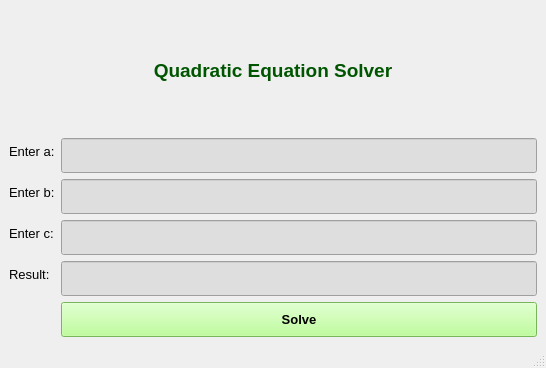
<?xml version="1.0" encoding="UTF-8"?>
<ui version="4.0">
 <class>MainWindow</class>
 <widget class="QMainWindow" name="MainWindow">
  <property name="geometry">
   <rect>
    <x>0</x>
    <y>0</y>
    <width>546</width>
    <height>368</height>
   </rect>
  </property>
  <property name="windowTitle">
   <string>MainWindow</string>
  </property>
  <widget class="QWidget" name="centralwidget">
   <layout class="QVBoxLayout" name="verticalLayout_2">
    <item>
     <layout class="QVBoxLayout" name="verticalLayout">
      <item>
       <widget class="QLabel" name="label">
        <property name="font">
         <font>
          <pointsize>10</pointsize>
          <weight>75</weight>
          <bold>true</bold>
         </font>
        </property>
        <property name="text">
         <string>&lt;html&gt;&lt;head/&gt;&lt;body&gt;&lt;p align=&quot;center&quot;&gt;&lt;span style=&quot; font-size:14pt; color:#005500;&quot;&gt;Quadratic Equation Solver&lt;/span&gt;&lt;/p&gt;&lt;/body&gt;&lt;/html&gt;</string>
        </property>
        <property name="alignment">
         <set>Qt::AlignCenter</set>
        </property>
       </widget>
      </item>
      <item>
       <layout class="QFormLayout" name="formLayout">
        <item row="0" column="0">
         <widget class="QLabel" name="enterALabel">
          <property name="font">
           <font>
            <pointsize>10</pointsize>
           </font>
          </property>
          <property name="text">
           <string>Enter a:</string>
          </property>
         </widget>
        </item>
        <item row="0" column="1">
         <widget class="QLineEdit" name="enterALineEdit">
          <property name="minimumSize">
           <size>
            <width>200</width>
            <height>35</height>
           </size>
          </property>
          <property name="maximumSize">
           <size>
            <width>16777215</width>
            <height>22</height>
           </size>
          </property>
          <property name="sizeIncrement">
           <size>
            <width>0</width>
            <height>6</height>
           </size>
          </property>
          <property name="styleSheet">
           <string notr="true">background-color:rgb(222, 222, 222)</string>
          </property>
          <property name="maxLength">
           <number>50000</number>
          </property>
         </widget>
        </item>
        <item row="1" column="0">
         <widget class="QLabel" name="enterBLabel">
          <property name="font">
           <font>
            <pointsize>10</pointsize>
           </font>
          </property>
          <property name="text">
           <string>Enter b:</string>
          </property>
         </widget>
        </item>
        <item row="1" column="1">
         <widget class="QLineEdit" name="enterBLineEdit">
          <property name="minimumSize">
           <size>
            <width>200</width>
            <height>35</height>
           </size>
          </property>
          <property name="styleSheet">
           <string notr="true">background-color:rgb(222, 222, 222)</string>
          </property>
         </widget>
        </item>
        <item row="2" column="0">
         <widget class="QLabel" name="enterCLabel">
          <property name="font">
           <font>
            <pointsize>10</pointsize>
           </font>
          </property>
          <property name="text">
           <string>Enter c:</string>
          </property>
         </widget>
        </item>
        <item row="2" column="1">
         <widget class="QLineEdit" name="enterCLineEdit">
          <property name="minimumSize">
           <size>
            <width>200</width>
            <height>35</height>
           </size>
          </property>
          <property name="styleSheet">
           <string notr="true">background-color:rgb(222, 222, 222)</string>
          </property>
         </widget>
        </item>
        <item row="3" column="0">
         <widget class="QLabel" name="resultLabel">
          <property name="font">
           <font>
            <pointsize>10</pointsize>
           </font>
          </property>
          <property name="text">
           <string>Result:</string>
          </property>
         </widget>
        </item>
        <item row="3" column="1">
         <widget class="QLineEdit" name="resultLineEdit">
          <property name="minimumSize">
           <size>
            <width>200</width>
            <height>35</height>
           </size>
          </property>
          <property name="styleSheet">
           <string notr="true">background-color:rgb(222, 222, 222)</string>
          </property>
         </widget>
        </item>
        <item row="4" column="1">
         <widget class="QPushButton" name="pushButton">
          <property name="minimumSize">
           <size>
            <width>100</width>
            <height>35</height>
           </size>
          </property>
          <property name="font">
           <font>
            <pointsize>10</pointsize>
            <weight>75</weight>
            <bold>true</bold>
           </font>
          </property>
          <property name="styleSheet">
           <string notr="true">background-color:rgb(170, 255, 127)</string>
          </property>
          <property name="text">
           <string>Solve</string>
          </property>
         </widget>
        </item>
       </layout>
      </item>
     </layout>
    </item>
   </layout>
  </widget>
  <widget class="QMenuBar" name="menubar">
   <property name="geometry">
    <rect>
     <x>0</x>
     <y>0</y>
     <width>546</width>
     <height>26</height>
    </rect>
   </property>
  </widget>
  <widget class="QStatusBar" name="statusbar"/>
 </widget>
 <resources/>
 <connections/>
</ui>
